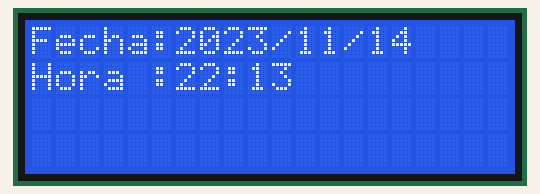
This sketch was run on a simulated Arduino Uno, built with avr-gcc and run on an emulated ATmega328P. On the bench: 20×4 character LCD. The local clock reads 2024-03-15 10:24:30 at power-on unless the sketch sets it; what the sketch prints to the serial monitor is not drawn.

Above: at 0.2 s.
At 40.6 s:
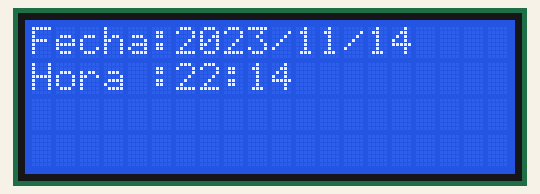

The sketch:

Prueba_Reloj1307.ino
```cpp
// ----------------------------------
// Abr/27/2022 - Prueba de reloj 1307
// ----------------------------------

#include <Wire.h>
#include <LiquidCrystal_I2C.h>
#include <SPI.h>
#include <SoftwareSerial.h>
#include <TimerOne.h>
#include <Servo.h>
#include <EEPROM.h>
#include <RTClib.h>

RTC_DS1307 RTC;
LiquidCrystal_I2C lcd(0x27,20,4);

// SDA        A4 - RELOJ DS 1307
// SCL        A5 - RELOJ DS 1307

volatile long anomov =0 ;
volatile int mesmov =0 ;
volatile int diamov =0 ;
volatile int horamov=0 ;
volatile int minumov=0 ;
volatile int vrLimpia=0 ;

void setup()
{
   Serial.begin (9600);

   lcd.init();                      // initialize the lcd
   lcd.backlight();

   // Reloj
   Wire.begin();
   RTC.begin();
   delay(100) ;

   // Asigna la fecha y hora del sistema
   RTC.adjust(DateTime(__DATE__, __TIME__));

   anomov  = EEPROM.read(0) ; //
   mesmov  = EEPROM.read(1) ; //
   diamov  = EEPROM.read(2) ; //
   horamov = EEPROM.read(6) ; //
   minumov = EEPROM.read(7) ; //
   vrLimpia= EEPROM.read(8) ; //
}


void loop()
{
   verTime();
   verhour() ;

   anomov  = EEPROM.read(0) ; //
   mesmov  = EEPROM.read(1) ; //
   diamov  = EEPROM.read(2) ; //
   horamov = EEPROM.read(6) ; //
   minumov = EEPROM.read(7) ; //
   vrLimpia= EEPROM.read(8) ; //
   delay(500) ;
}

void verTime() {
  DateTime now = RTC.now();
  Serial.print(" Fecha : ") ;
  Serial.print(now.year(), DEC);
  Serial.print('/');
  Serial.print(now.month(), DEC);
  Serial.print('/');
  Serial.print(now.day(), DEC);

  lcd.setCursor(0,0) ;
  lcd.print("Fecha:") ;
  lcd.print(now.year(), DEC);
  lcd.print('/');
  lcd.print(now.month(), DEC);
  lcd.print('/');
  lcd.print(now.day(), DEC);
}

void verhour() {
  DateTime now = RTC.now();
  Serial.print("   Hora : ");
  Serial.print(now.hour(),DEC);
  Serial.print(':');
  Serial.print(now.minute(),DEC);
  Serial.print(':');
  Serial.println(now.second(),DEC);

  lcd.setCursor(0,1) ;
  lcd.print("Hora :");
  lcd.print(now.hour(),DEC);
  lcd.print(':');
  lcd.print(now.minute(),DEC);
}
```

Measured:
- what the display in image 0 shows lasts 40.3 s, from 0.2 s to 40.5 s
- what the display in image 1 shows lasts 60.0 s, from 40.5 s to 100.5 s
